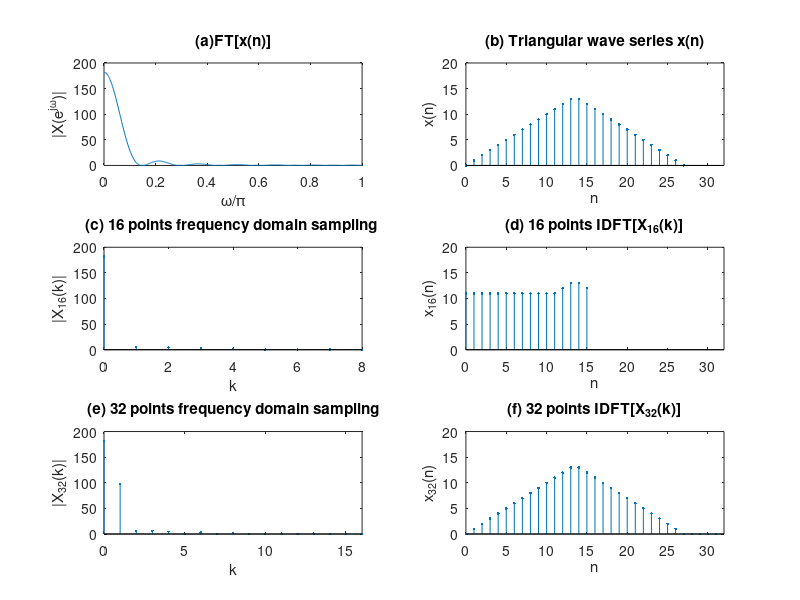

Write the MATLAB code that produced this figure.
%exp2b.m: The verification of time domain sampling theory
M = 27; N = 32; n = 0: M;
%Generate triangular wave series x(n) which length is M
xa = 0: floor(M/2); xb = ceil(M/2)-1: -1: 0;  xn = [xa, xb];
Xk = fft(xn, 1024);     %FFT[x(n)] with 1024 points, use for the TF to the approximate sequence x(n)
X32k = fft(xn, 32);     %FFT[x(n)] with 32 points
x32n = ifft(X32k);      %Get the x32(n) from FFT[x(n)] which with 32 points
X16k = X32k(1: 2: N);   %Leaping extract the X32k to get X16(k)
x16n = ifft(X16k, N/2); %Get the x16(n) from FFT[x(n)] which with 16 points
subplot(3, 2, 2);   stem(n, xn, '.');   box on;
title('(b) Triangular wave series x(n)');  xlabel('n');    ylabel('x(n)'); axis([0, 32, 0, 20]);
k = 0: 1023;    wk = 2 * k/1024;
subplot(3, 2, 1);   plot(wk, abs(Xk));  title('(a)FT[x(n)]');
xlabel('\omega/\pi');   ylabel('|X(e^j^\omega)|');   axis([0, 1, 0, 200]);
k = 0: N/2-1;
subplot(3, 2, 3);   stem(k, abs(X16k), '.');    box on;
title('(c) 16 points frequency domain sampling '); xlabel('k');    ylabel('|X_1_6(k)|');   axis([0, 8, 0, 200]);
n1 = 0: N/2-1;
subplot(3, 2, 4);   stem(n1, x16n, '.');    box on;
title('(d) 16 points IDFT[X_1_6(k)]');  xlabel('n');    ylabel('x_1_6(n)'); axis([0, 32, 0, 20]);
k = 0: N-1;
subplot(3, 2, 5);   stem(k, abs(X32k), '.');    box on;
title('(e) 32 points frequency domain sampling'); xlabel('k');    ylabel('|X_3_2(k)|');   axis([0, 16, 0, 200]);
n1 = 0: N-1;
subplot(3, 2, 6);   stem(n1, x32n, '.');    box on;
title('(f) 32 points IDFT[X_3_2(k)]');  xlabel('n');    ylabel('x_3_2(n)'); axis([0, 32, 0, 20]);